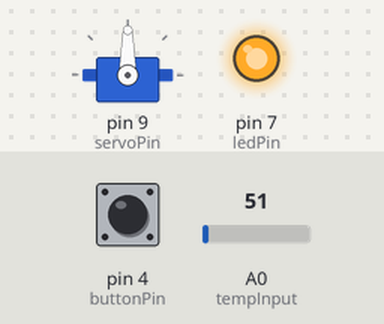
Bench run of a sketch on a simulated Arduino Uno, built with avr-gcc and run on an emulated ATmega328P. On the bench: servo, output pins drawn as LEDs (lit = HIGH). The inputs (shaded band) are chosen by the test bench; at power-on: pin 4 (buttonPin) HIGH, A0 (tempInput) = 51. What the sketch prints to the serial monitor is not drawn.

Above: at 1.8 s.
1.9 s: pin 4 (buttonPin) pulled LOW for 1.2 s
Timing chart, 0 to 4.9 s (numbered marks = the images above; inputs shaded):
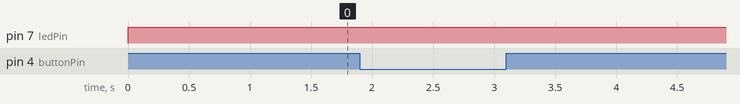

Measured:
- after the input at 1.9 s, every drawn part: stays the same

The sketch:

mars_emergency_flap_system1.ino
```cpp
//project 3: mars emergency flap with potentiometer and push button
#include <Servo.h>

const int tempInput = A0;       // temp sensor simulating temperature
const int ledPin = 7;           // Warning LED
const int servoPin = 9;         // Servo motor
const int buttonPin = 4;        // Push button for manual emergency flap

Servo flapServo;

void setup() {
  Serial.begin(9600);
  pinMode(ledPin, OUTPUT);
  pinMode(buttonPin, INPUT_PULLUP);  // Configure button with pull-up
  flapServo.attach(servoPin);
  flapServo.write(0); // Start with flap closed
}

void loop() {
  int buttonState = digitalRead(buttonPin);
  int analogVal = analogRead(tempInput);

  // Simulate temperature between -50°C to 100°C
  float temperature = map(analogVal, 0, 1023, -50, 100);

  Serial.print("Temperature: ");
  Serial.print(temperature);
  Serial.println(" C");

  // Button pressed = emergency mode
  if (buttonState == LOW) {
    Serial.println("Manual Emergency Triggered!");
    digitalWrite(ledPin, HIGH);
    flapServo.write(90);
  }
  // Automatic temperature check
  else if (temperature < 5 || temperature > 40) {
    digitalWrite(ledPin, HIGH);
    flapServo.write(90);
  } else {
    digitalWrite(ledPin, LOW);
    flapServo.write(0);
  }

  delay(1000);
}
```
